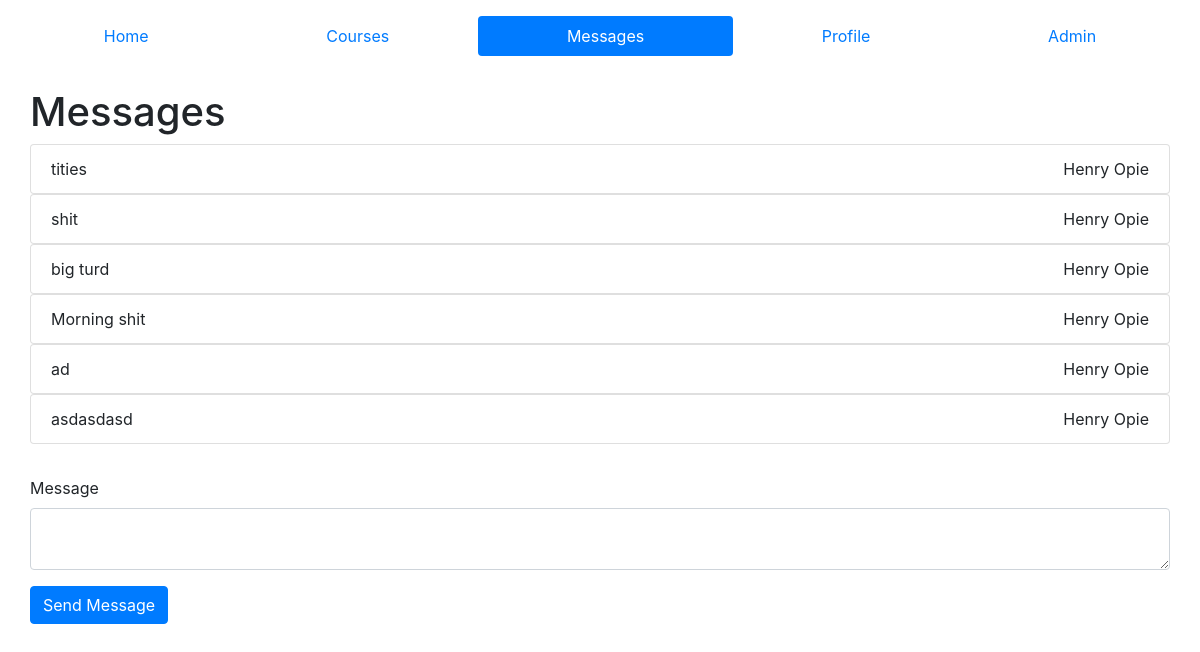
Screenshot of /messages/1 (signed in) with the database file from the repository.
### ed/models.py (models this page shows)
class Message(models.Model):
    sender = models.ForeignKey(Profile, on_delete=models.CASCADE, null=True)
    body = models.TextField()

class Profile(models.Model):
    user = models.OneToOneField(User, on_delete=models.CASCADE, related_name='+', default=1)
    FirstName = models.CharField(max_length=50,default='firstname')
    LastName = models.CharField(max_length=50,default='lastname')
    is_admin = models.BooleanField('Is admin', default=False)

### ed/views.py (the view, shortened to what this page needs)
# urls.py: path('messages/<int:id>', views.message, name="message"),
def message(request,id):
    is_admin = False
    p = Profile.objects.get(user=request.user)
    if p.is_admin:
        is_admin = True
    profile = Profile.objects.get(user=request.user)
    otherID = Profile.objects.get(id=id)
    chat = Group.objects.filter(members=profile.id)
    memberships1 = ChatMembership.objects.filter(person=profile.id)
    memberships2 = ChatMembership.objects.filter(person=id)
    groups1 = memberships1.values_list('group', flat=True)
    groups2 = memberships2.values_list('group', flat=True)
    group = list(set(groups1).intersection(groups2))
    print("Group: ", group)
    if group:
        group = Group.objects.get(id=group[0])
    if not request.POST:
        messages = group.messages.all()
        msg = Message.objects.filter(id__in=messages).order_by('-id')
        context= {
            'id': id,
            'active': 'messages',
            'messages' : msg,
            'is_admin': is_admin
        }
        return render(request, 'message.html', context=context)

### templates/message.html (shortened to what this page needs)
{% extends "core.html" %}
{% block content %}
    {% if messages %}
    <h1>Messages</h1>
        {% for message in messages %}
            <ul class="list-group ">
                <li class="list-group-item message">
                    <div class="message-body">
                        {{message.body}}
                    </div>
                    <div class="message-sender">
                        {{message.sender.FirstName}} {{message.sender.LastName}}
                    </div>
                </li>
            </ul>
        {% endfor %}
        {% else %}
        <ul class="list-group">
            <li class="list-group-item">
                No messages yet. Maybe you should send some to a friend :)
            </li>
        </ul>
    {% endif %}
    <form action="/messages/{{id}}" method="post" style="margin-top: 2rem;">
        <div class="form-group">
            <label for="message">Message</label>
            <textarea id="message" name="message" type="text" class="form-control"> </textarea>
        </div>
        <div class="form-group">
            <input type="submit" value="Send Message" style="width: auto" class="btn btn-primary">
        </div>
    </form>
{% endblock %}

### ed/static/styles.css (style rules this page uses)
.message { display: flex; flex-direction: row; }
.message .message-body { flex: 60%; }
.message .message-sender { flex: 40%; text-align: right; }

### rows the page displays
Message: body "tities", sender.FirstName "Henry", sender.LastName "Opie"
Message: body "shit", sender.FirstName "Henry", sender.LastName "Opie"
Message: body "big turd", sender.FirstName "Henry", sender.LastName "Opie"
Message: body "Morning shit", sender.FirstName "Henry", sender.LastName "Opie"
Message: body "ad", sender.FirstName "Henry", sender.LastName "Opie"
Message: body "asdasdasd", sender.FirstName "Henry", sender.LastName "Opie"
